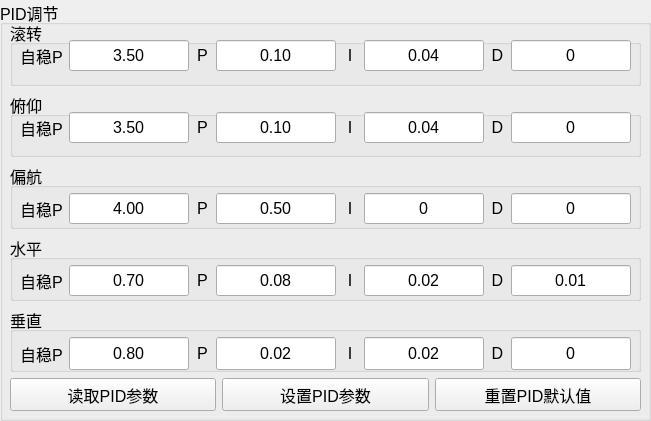
  <widget class="QGroupBox" name="grb_PID">
   <property name="geometry">
    <rect>
     <x>640</x>
     <y>340</y>
     <width>651</width>
     <height>421</height>
    </rect>
   </property>
   <property name="font">
    <font>
     <pointsize>12</pointsize>
    </font>
   </property>
   <property name="title">
    <string>PID调节</string>
   </property>
   <widget class="QWidget" name="layoutWidget">
    <property name="geometry">
     <rect>
      <x>10</x>
      <y>20</y>
      <width>631</width>
      <height>391</height>
     </rect>
    </property>
    <layout class="QVBoxLayout" name="verticalLayout_2" stretch="2,2,2,2,2,1">
     <item>
      <widget class="QGroupBox" name="grb_roll">
       <property name="title">
        <string>滚转</string>
       </property>
       <widget class="QWidget" name="layoutWidget_4">
        <property name="geometry">
         <rect>
          <x>10</x>
          <y>20</y>
          <width>611</width>
          <height>31</height>
         </rect>
        </property>
        <layout class="QHBoxLayout" name="horizontalLayout_7">
         <item>
          <widget class="QLabel" name="ll_MC_ROLL_P">
           <property name="text">
            <string>自稳P</string>
           </property>
           <property name="alignment">
            <set>Qt::AlignCenter</set>
           </property>
          </widget>
         </item>
         <item>
          <widget class="QLineEdit" name="le_MC_ROLL_P_value">
           <property name="sizePolicy">
            <sizepolicy hsizetype="Preferred" vsizetype="Preferred">
             <horstretch>0</horstretch>
             <verstretch>0</verstretch>
            </sizepolicy>
           </property>
           <property name="maximumSize">
            <size>
             <width>120</width>
             <height>16777215</height>
            </size>
           </property>
           <property name="text">
            <string>3.50</string>
           </property>
           <property name="alignment">
            <set>Qt::AlignCenter</set>
           </property>
          </widget>
         </item>
         <item>
          <widget class="QLabel" name="ll_MC_ROLLRATE_P">
           <property name="text">
            <string>P</string>
           </property>
           <property name="alignment">
            <set>Qt::AlignCenter</set>
           </property>
          </widget>
         </item>
         <item>
          <widget class="QLineEdit" name="le_MC_ROLLRATE_P_value">
           <property name="sizePolicy">
            <sizepolicy hsizetype="Preferred" vsizetype="Preferred">
             <horstretch>0</horstretch>
             <verstretch>0</verstretch>
            </sizepolicy>
           </property>
           <property name="maximumSize">
            <size>
             <width>120</width>
             <height>16777215</height>
            </size>
           </property>
           <property name="text">
            <string>0.10</string>
           </property>
           <property name="alignment">
            <set>Qt::AlignCenter</set>
           </property>
          </widget>
         </item>
         <item>
          <widget class="QLabel" name="ll_MC_ROLLRATE_I">
           <property name="text">
            <string>I</string>
           </property>
           <property name="alignment">
            <set>Qt::AlignCenter</set>
           </property>
          </widget>
         </item>
         <item>
          <widget class="QLineEdit" name="le_MC_ROLLRATE_I_value">
           <property name="sizePolicy">
            <sizepolicy hsizetype="Preferred" vsizetype="Preferred">
             <horstretch>0</horstretch>
             <verstretch>0</verstretch>
            </sizepolicy>
           </property>
           <property name="maximumSize">
            <size>
             <width>120</width>
             <height>16777215</height>
            </size>
           </property>
           <property name="text">
            <string>0.04</string>
           </property>
           <property name="alignment">
            <set>Qt::AlignCenter</set>
           </property>
          </widget>
         </item>
         <item>
          <widget class="QLabel" name="ll_MC_ROLLRATE_D">
           <property name="text">
            <string>D</string>
           </property>
           <property name="alignment">
            <set>Qt::AlignCenter</set>
           </property>
          </widget>
         </item>
         <item>
          <widget class="QLineEdit" name="le_MC_ROLLRATE_D_value">
           <property name="sizePolicy">
            <sizepolicy hsizetype="Preferred" vsizetype="Preferred">
             <horstretch>0</horstretch>
             <verstretch>0</verstretch>
            </sizepolicy>
           </property>
           <property name="maximumSize">
            <size>
             <width>120</width>
             <height>16777215</height>
            </size>
           </property>
           <property name="text">
            <string>0</string>
           </property>
           <property name="alignment">
            <set>Qt::AlignCenter</set>
           </property>
          </widget>
         </item>
        </layout>
       </widget>
      </widget>
     </item>
     <item>
      <widget class="QGroupBox" name="grb_pitch">
       <property name="title">
        <string>俯仰</string>
       </property>
       <widget class="QWidget" name="layoutWidget_5">
        <property name="geometry">
         <rect>
          <x>10</x>
          <y>20</y>
          <width>611</width>
          <height>31</height>
         </rect>
        </property>
        <layout class="QHBoxLayout" name="horizontalLayout_8">
         <item>
          <widget class="QLabel" name="ll_MC_PITCH_P">
           <property name="text">
            <string>自稳P</string>
           </property>
           <property name="alignment">
            <set>Qt::AlignCenter</set>
           </property>
          </widget>
         </item>
         <item>
          <widget class="QLineEdit" name="le_MC_PITCH_P_value">
           <property name="sizePolicy">
            <sizepolicy hsizetype="Preferred" vsizetype="Preferred">
             <horstretch>0</horstretch>
             <verstretch>0</verstretch>
            </sizepolicy>
           </property>
           <property name="maximumSize">
            <size>
             <width>120</width>
             <height>16777215</height>
            </size>
           </property>
           <property name="text">
            <string>3.50</string>
           </property>
           <property name="alignment">
            <set>Qt::AlignCenter</set>
           </property>
          </widget>
         </item>
         <item>
          <widget class="QLabel" name="ll_MC_PITCHRATE_P">
           <property name="text">
            <string>P</string>
           </property>
           <property name="alignment">
            <set>Qt::AlignCenter</set>
           </property>
          </widget>
         </item>
         <item>
          <widget class="QLineEdit" name="le_MC_PITCHRATE_P_value">
           <property name="sizePolicy">
            <sizepolicy hsizetype="Preferred" vsizetype="Preferred">
             <horstretch>0</horstretch>
             <verstretch>0</verstretch>
            </sizepolicy>
           </property>
           <property name="maximumSize">
            <size>
             <width>120</width>
             <height>16777215</height>
            </size>
           </property>
           <property name="text">
            <string>0.10</string>
           </property>
           <property name="alignment">
            <set>Qt::AlignCenter</set>
           </property>
          </widget>
         </item>
         <item>
          <widget class="QLabel" name="ll_MC_PITCHRATE_I">
           <property name="text">
            <string>I</string>
           </property>
           <property name="alignment">
            <set>Qt::AlignCenter</set>
           </property>
          </widget>
         </item>
         <item>
          <widget class="QLineEdit" name="le_MC_PITCHRATE_I_value">
           <property name="sizePolicy">
            <sizepolicy hsizetype="Preferred" vsizetype="Preferred">
             <horstretch>0</horstretch>
             <verstretch>0</verstretch>
            </sizepolicy>
           </property>
           <property name="maximumSize">
            <size>
             <width>120</width>
             <height>16777215</height>
            </size>
           </property>
           <property name="text">
            <string>0.04</string>
           </property>
           <property name="alignment">
            <set>Qt::AlignCenter</set>
           </property>
          </widget>
         </item>
         <item>
          <widget class="QLabel" name="ll_MC_PITCHRATE_D">
           <property name="text">
            <string>D</string>
           </property>
           <property name="alignment">
            <set>Qt::AlignCenter</set>
           </property>
          </widget>
         </item>
         <item>
          <widget class="QLineEdit" name="le_MC_PITCHRATE_D_value">
           <property name="sizePolicy">
            <sizepolicy hsizetype="Preferred" vsizetype="Preferred">
             <horstretch>0</horstretch>
             <verstretch>0</verstretch>
            </sizepolicy>
           </property>
           <property name="maximumSize">
            <size>
             <width>120</width>
             <height>16777215</height>
            </size>
           </property>
           <property name="text">
            <string>0</string>
           </property>
           <property name="alignment">
            <set>Qt::AlignCenter</set>
           </property>
          </widget>
         </item>
        </layout>
       </widget>
      </widget>
     </item>
     <item>
      <widget class="QGroupBox" name="grb_yaw">
       <property name="title">
        <string>偏航</string>
       </property>
       <widget class="QWidget" name="layoutWidget_6">
        <property name="geometry">
         <rect>
          <x>10</x>
          <y>30</y>
          <width>611</width>
          <height>31</height>
         </rect>
        </property>
        <layout class="QHBoxLayout" name="horizontalLayout_9">
         <item>
          <widget class="QLabel" name="ll_MC_YAW_P">
           <property name="text">
            <string>自稳P</string>
           </property>
           <property name="alignment">
            <set>Qt::AlignCenter</set>
           </property>
          </widget>
         </item>
         <item>
          <widget class="QLineEdit" name="le_MC_YAW_P_value">
           <property name="sizePolicy">
            <sizepolicy hsizetype="Preferred" vsizetype="Preferred">
             <horstretch>0</horstretch>
             <verstretch>0</verstretch>
            </sizepolicy>
           </property>
           <property name="maximumSize">
            <size>
             <width>120</width>
             <height>16777215</height>
            </size>
           </property>
           <property name="text">
            <string>4.00</string>
           </property>
           <property name="alignment">
            <set>Qt::AlignCenter</set>
           </property>
          </widget>
         </item>
         <item>
          <widget class="QLabel" name="ll_MC_YAWRATE_P">
           <property name="text">
            <string>P</string>
           </property>
           <property name="alignment">
            <set>Qt::AlignCenter</set>
           </property>
          </widget>
         </item>
         <item>
          <widget class="QLineEdit" name="le_MC_YAWRATE_P_value">
           <property name="sizePolicy">
            <sizepolicy hsizetype="Preferred" vsizetype="Preferred">
             <horstretch>0</horstretch>
             <verstretch>0</verstretch>
            </sizepolicy>
           </property>
           <property name="maximumSize">
            <size>
             <width>120</width>
             <height>16777215</height>
            </size>
           </property>
           <property name="text">
            <string>0.50</string>
           </property>
           <property name="alignment">
            <set>Qt::AlignCenter</set>
           </property>
          </widget>
         </item>
         <item>
          <widget class="QLabel" name="ll_MC_YAWRATE_I">
           <property name="text">
            <string>I</string>
           </property>
           <property name="alignment">
            <set>Qt::AlignCenter</set>
           </property>
          </widget>
         </item>
         <item>
          <widget class="QLineEdit" name="le_MC_YAWRATE_I_value">
           <property name="sizePolicy">
            <sizepolicy hsizetype="Preferred" vsizetype="Preferred">
             <horstretch>0</horstretch>
             <verstretch>0</verstretch>
            </sizepolicy>
           </property>
           <property name="maximumSize">
            <size>
             <width>120</width>
             <height>16777215</height>
            </size>
           </property>
           <property name="text">
            <string>0</string>
           </property>
           <property name="alignment">
            <set>Qt::AlignCenter</set>
           </property>
          </widget>
         </item>
         <item>
          <widget class="QLabel" name="ll_MC_YAWRATE_D">
           <property name="text">
            <string>D</string>
           </property>
           <property name="alignment">
            <set>Qt::AlignCenter</set>
           </property>
          </widget>
         </item>
         <item>
          <widget class="QLineEdit" name="le_MC_YAWRATE_D_value">
           <property name="sizePolicy">
            <sizepolicy hsizetype="Preferred" vsizetype="Preferred">
             <horstretch>0</horstretch>
             <verstretch>0</verstretch>
            </sizepolicy>
           </property>
           <property name="maximumSize">
            <size>
             <width>120</width>
             <height>16777215</height>
            </size>
           </property>
           <property name="text">
            <string>0</string>
           </property>
           <property name="alignment">
            <set>Qt::AlignCenter</set>
           </property>
          </widget>
         </item>
        </layout>
       </widget>
      </widget>
     </item>
     <item>
      <widget class="QGroupBox" name="grb_MPC_XY_VEL">
       <property name="title">
        <string>水平</string>
       </property>
       <widget class="QWidget" name="layoutWidget_7">
        <property name="geometry">
         <rect>
          <x>10</x>
          <y>30</y>
          <width>611</width>
          <height>31</height>
         </rect>
        </property>
        <layout class="QHBoxLayout" name="horizontalLayout_10">
         <item>
          <widget class="QLabel" name="ll_MPC_XY_P">
           <property name="text">
            <string>自稳P</string>
           </property>
           <property name="alignment">
            <set>Qt::AlignCenter</set>
           </property>
          </widget>
         </item>
         <item>
          <widget class="QLineEdit" name="le_MPC_XY_P_value">
           <property name="sizePolicy">
            <sizepolicy hsizetype="Preferred" vsizetype="Preferred">
             <horstretch>0</horstretch>
             <verstretch>0</verstretch>
            </sizepolicy>
           </property>
           <property name="maximumSize">
            <size>
             <width>120</width>
             <height>16777215</height>
            </size>
           </property>
           <property name="text">
            <string>0.70</string>
           </property>
           <property name="alignment">
            <set>Qt::AlignCenter</set>
           </property>
          </widget>
         </item>
         <item>
          <widget class="QLabel" name="ll_MPC_XY_VEL_P">
           <property name="text">
            <string>P</string>
           </property>
           <property name="alignment">
            <set>Qt::AlignCenter</set>
           </property>
          </widget>
         </item>
         <item>
          <widget class="QLineEdit" name="le_MPC_XY_VEL_P_value">
           <property name="sizePolicy">
            <sizepolicy hsizetype="Preferred" vsizetype="Preferred">
             <horstretch>0</horstretch>
             <verstretch>0</verstretch>
            </sizepolicy>
           </property>
           <property name="maximumSize">
            <size>
             <width>120</width>
             <height>16777215</height>
            </size>
           </property>
           <property name="text">
            <string>0.08</string>
           </property>
           <property name="alignment">
            <set>Qt::AlignCenter</set>
           </property>
          </widget>
         </item>
         <item>
          <widget class="QLabel" name="ll_MPC_XY_VEL_I">
           <property name="text">
            <string>I</string>
           </property>
           <property name="alignment">
            <set>Qt::AlignCenter</set>
           </property>
          </widget>
         </item>
         <item>
          <widget class="QLineEdit" name="le_MPC_XY_VEL_I_value">
           <property name="sizePolicy">
            <sizepolicy hsizetype="Preferred" vsizetype="Preferred">
             <horstretch>0</horstretch>
             <verstretch>0</verstretch>
            </sizepolicy>
           </property>
           <property name="maximumSize">
            <size>
             <width>120</width>
             <height>16777215</height>
            </size>
           </property>
           <property name="text">
            <string>0.02</string>
           </property>
           <property name="alignment">
            <set>Qt::AlignCenter</set>
           </property>
          </widget>
         </item>
         <item>
          <widget class="QLabel" name="ll_MPC_XY_VEL_D">
           <property name="text">
            <string>D</string>
           </property>
           <property name="alignment">
            <set>Qt::AlignCenter</set>
           </property>
          </widget>
         </item>
         <item>
          <widget class="QLineEdit" name="le_MPC_XY_VEL_D_value">
           <property name="sizePolicy">
            <sizepolicy hsizetype="Preferred" vsizetype="Preferred">
             <horstretch>0</horstretch>
             <verstretch>0</verstretch>
            </sizepolicy>
           </property>
           <property name="maximumSize">
            <size>
             <width>120</width>
             <height>16777215</height>
            </size>
           </property>
           <property name="text">
            <string>0.01</string>
           </property>
           <property name="alignment">
            <set>Qt::AlignCenter</set>
           </property>
          </widget>
         </item>
        </layout>
       </widget>
      </widget>
     </item>
     <item>
      <widget class="QGroupBox" name="grb_MPC_Z_VEL">
       <property name="title">
        <string>垂直</string>
       </property>
       <widget class="QWidget" name="layoutWidget_8">
        <property name="geometry">
         <rect>
          <x>10</x>
          <y>30</y>
          <width>611</width>
          <height>33</height>
         </rect>
        </property>
        <layout class="QHBoxLayout" name="horizontalLayout_11">
         <item>
          <widget class="QLabel" name="ll_MPC_Z_P">
           <property name="text">
            <string>自稳P</string>
           </property>
           <property name="alignment">
            <set>Qt::AlignCenter</set>
           </property>
          </widget>
         </item>
         <item>
          <widget class="QLineEdit" name="le_MPC_Z_P_value">
           <property name="sizePolicy">
            <sizepolicy hsizetype="Preferred" vsizetype="Preferred">
             <horstretch>0</horstretch>
             <verstretch>0</verstretch>
            </sizepolicy>
           </property>
           <property name="maximumSize">
            <size>
             <width>120</width>
             <height>16777215</height>
            </size>
           </property>
           <property name="text">
            <string>0.80</string>
           </property>
           <property name="alignment">
            <set>Qt::AlignCenter</set>
           </property>
          </widget>
         </item>
         <item>
          <widget class="QLabel" name="ll_MPC_Z_VEL_P">
           <property name="text">
            <string>P</string>
           </property>
           <property name="alignment">
            <set>Qt::AlignCenter</set>
           </property>
          </widget>
         </item>
         <item>
          <widget class="QLineEdit" name="le_MPC_Z_VEL_P_value">
           <property name="sizePolicy">
            <sizepolicy hsizetype="Preferred" vsizetype="Preferred">
             <horstretch>0</horstretch>
             <verstretch>0</verstretch>
            </sizepolicy>
           </property>
           <property name="maximumSize">
            <size>
             <width>120</width>
             <height>16777215</height>
            </size>
           </property>
           <property name="text">
            <string>0.02</string>
           </property>
           <property name="alignment">
            <set>Qt::AlignCenter</set>
           </property>
          </widget>
         </item>
         <item>
          <widget class="QLabel" name="ll_MPC_Z_VEL_I">
           <property name="text">
            <string>I</string>
           </property>
           <property name="alignment">
            <set>Qt::AlignCenter</set>
           </property>
          </widget>
         </item>
         <item>
          <widget class="QLineEdit" name="le_MPC_Z_VEL_I_value">
           <property name="sizePolicy">
            <sizepolicy hsizetype="Preferred" vsizetype="Preferred">
             <horstretch>0</horstretch>
             <verstretch>0</verstretch>
            </sizepolicy>
           </property>
           <property name="maximumSize">
            <size>
             <width>120</width>
             <height>16777215</height>
            </size>
           </property>
           <property name="text">
            <string>0.02</string>
           </property>
           <property name="alignment">
            <set>Qt::AlignCenter</set>
           </property>
          </widget>
         </item>
         <item>
          <widget class="QLabel" name="ll_MPC_Z_VEL_D">
           <property name="text">
            <string>D</string>
           </property>
           <property name="alignment">
            <set>Qt::AlignCenter</set>
           </property>
          </widget>
         </item>
         <item>
          <widget class="QLineEdit" name="le_MPC_Z_VEL_D_value">
           <property name="sizePolicy">
            <sizepolicy hsizetype="Preferred" vsizetype="Preferred">
             <horstretch>0</horstretch>
             <verstretch>0</verstretch>
            </sizepolicy>
           </property>
           <property name="maximumSize">
            <size>
             <width>120</width>
             <height>16777215</height>
            </size>
           </property>
           <property name="text">
            <string>0</string>
           </property>
           <property name="alignment">
            <set>Qt::AlignCenter</set>
           </property>
          </widget>
         </item>
        </layout>
       </widget>
      </widget>
     </item>
     <item>
      <layout class="QHBoxLayout" name="horizontalLayout_12">
       <item>
        <widget class="QPushButton" name="btn_readPID">
         <property name="sizePolicy">
          <sizepolicy hsizetype="Minimum" vsizetype="Preferred">
           <horstretch>0</horstretch>
           <verstretch>0</verstretch>
          </sizepolicy>
         </property>
         <property name="font">
          <font>
           <pointsize>12</pointsize>
          </font>
         </property>
         <property name="text">
          <string>读取PID参数</string>
         </property>
        </widget>
       </item>
       <item>
        <widget class="QPushButton" name="btn_setPID">
         <property name="sizePolicy">
          <sizepolicy hsizetype="Minimum" vsizetype="Preferred">
           <horstretch>0</horstretch>
           <verstretch>0</verstretch>
          </sizepolicy>
         </property>
         <property name="font">
          <font>
           <pointsize>12</pointsize>
          </font>
         </property>
         <property name="text">
          <string>设置PID参数</string>
         </property>
        </widget>
       </item>
       <item>
        <widget class="QPushButton" name="btn_resetPID">
         <property name="sizePolicy">
          <sizepolicy hsizetype="Preferred" vsizetype="Preferred">
           <horstretch>0</horstretch>
           <verstretch>0</verstretch>
          </sizepolicy>
         </property>
         <property name="font">
          <font>
           <pointsize>12</pointsize>
          </font>
         </property>
         <property name="text">
          <string>重置PID默认值</string>
         </property>
        </widget>
       </item>
      </layout>
     </item>
    </layout>
   </widget>
  </widget>
